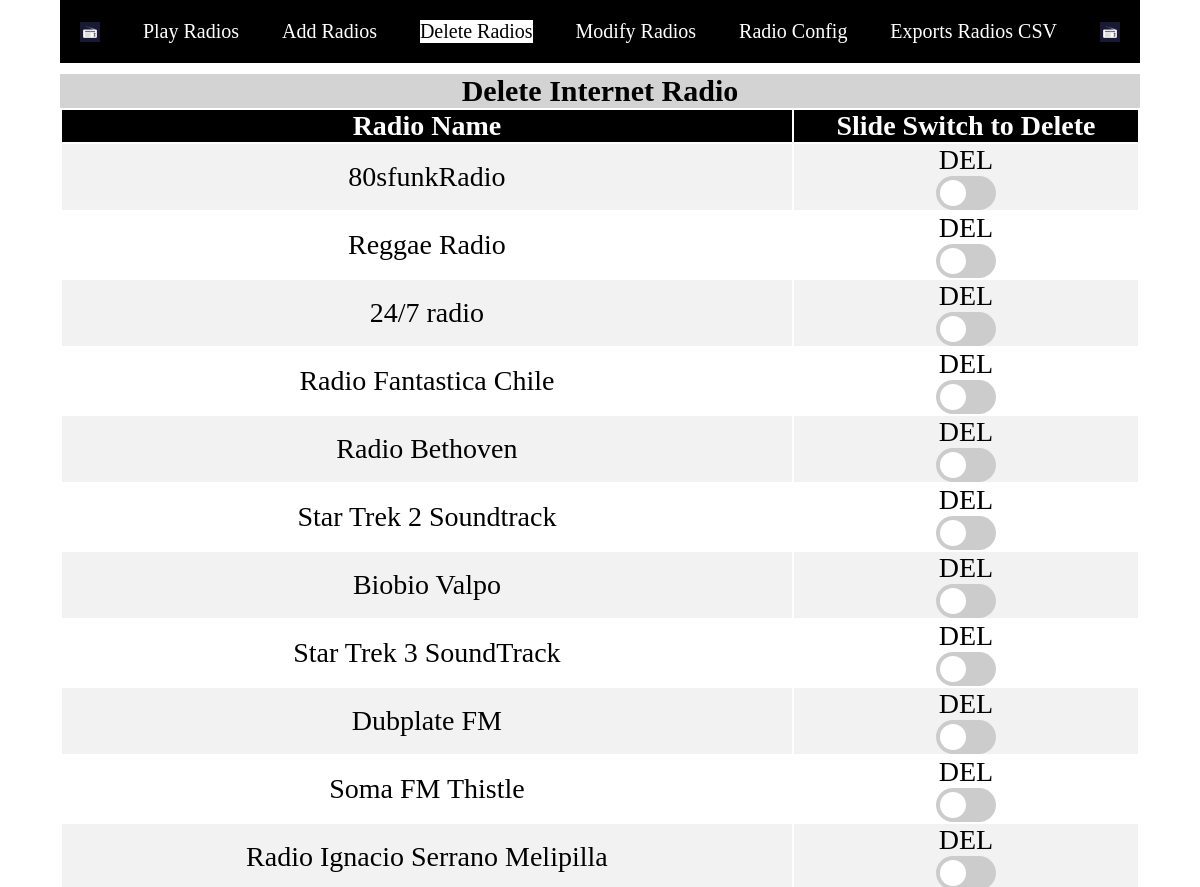
/del (upper part), run on an earlier commit of the app's database.
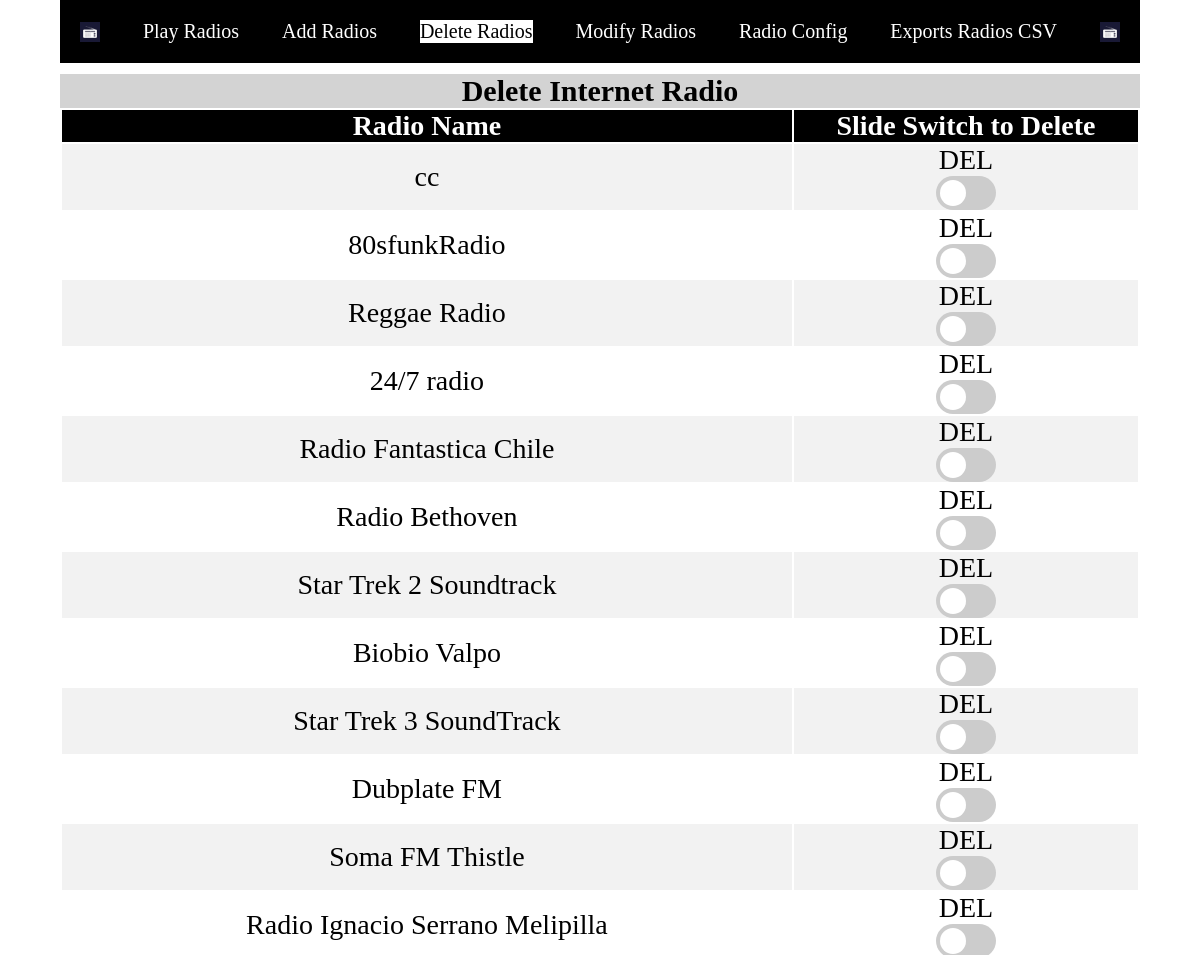
And on a later commit of the database.
### fmtrans/models.py (models this page shows)
class Radios(models.Model):
    name = models.TextField(blank=True, null=True)
    url = models.TextField(blank=True, null=True)
    state = models.TextField(blank=True, null=True)
    bandwidth = models.TextField(blank=False, null=False, default='200')
    statecount = models.IntegerField(blank=False, null=True, default=0)
    class Meta:
        managed = False
        db_table = 'radios'

### fmtrans/views.py (the view)
# urls.py: path('del',views.borrar),
def borrar(request):
        if request.method == "POST":
            radio=Radios.objects.get(id=int(request.POST["id"]))
            radio.delete()
        radios=Radios.objects.all().order_by('-id')
        context={'radios':radios}
        return render(request,'del.html',context)

### fmtrans/templates/del.html (shortened to what this page needs)
<!DOCTYPE html>
<html><head>
{% load static %}
<link rel="stylesheet" type="text/css" href="{%static 'switch.css'%}"/>
<link rel="stylesheet" type="text/css" href="{%static 'style.css'%}"/>
</head>
	<body>
{% include "menu.html" %}
<h1>Delete Internet Radio</h1>
<table>
<th>Radio Name</th><th>Slide Switch to Delete</th>
{%for radio in radios %}
<tr><td>{{ radio.name}}</td>
	<td>
		DEL
		<br>
<form action="" method="post">
<label class="switch"><input type="checkbox" name="id" value={{radio.id}} onChange='submit()' >
<span class="slider round"></span></label>
</form>
</td>
</tr>
{% endfor %}
</table>
</body>
</html>

What changed in the data, as far as the page shows it:
added Radios: name "cc"
